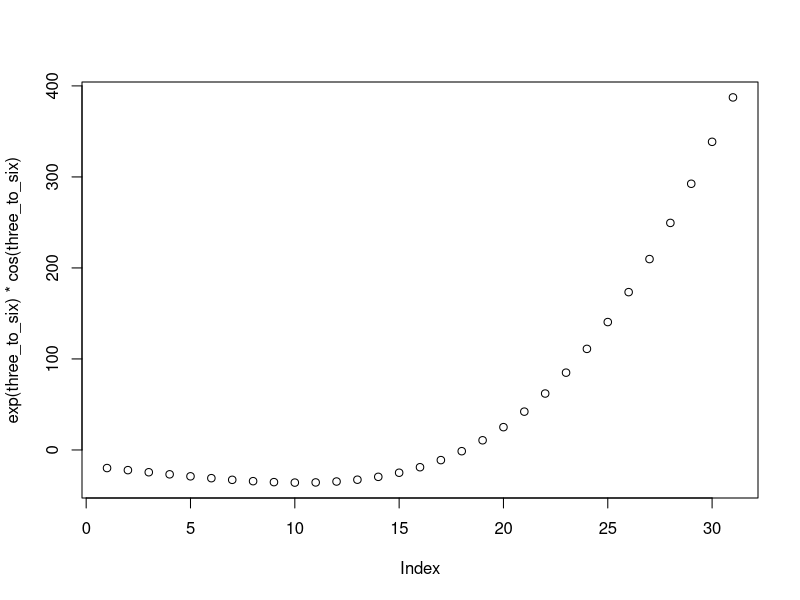

Source code (R):
#Source: http://www2.warwick.ac.uk/fac/sci/statistics/staff/academic-research/reed/rexercises.pdf

#1
#a
1:20

#b
20:1

#c
c(1:20, 19:1)

#d
rep(c(4, 6, 3), 10)


#2
three_to_six <- seq(from = 3, to = 6, by = 0.1)
plot( exp( three_to_six ) * cos( three_to_six ) )


#3 b
